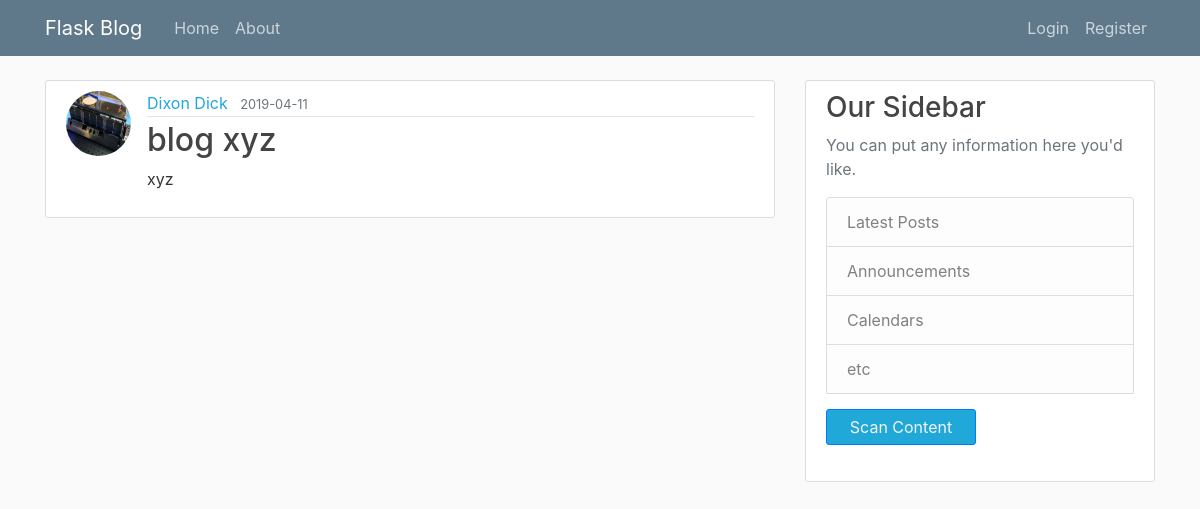
/post/1, run on the app's committed database.
### flaskblog/models.py (models this page shows, shortened)
class User(db.Model, UserMixin):
    id = db.Column(db.Integer, primary_key=True)
    username = db.Column(db.String(20), unique=True, nullable=False)
    email = db.Column(db.String(120), unique=True, nullable=False)
    image_file = db.Column(db.String(20), nullable=False, default='default.jpg')
    password = db.Column(db.String(60), nullable=False)
    posts = db.relationship('Post', backref='author', lazy=True)

class Post(db.Model):
    id = db.Column(db.Integer, primary_key=True)
    title = db.Column(db.String(100), nullable=False)
    date_posted = db.Column(db.DateTime, nullable=False, default=datetime.utcnow)
    content = db.Column(db.Text, nullable=False)
    user_id = db.Column(db.Integer, db.ForeignKey('user.id'), nullable=False)

### flaskblog/posts/routes.py (the view)
@posts.route("/post/<int:post_id>")
def post(post_id):
    post = Post.query.get_or_404(post_id)
    return render_template('post.html', title=post.title, post=post)

### flaskblog/templates/post.html (shortened to what this page needs)
{% extends "layout.html" %}
{% block content %}
  <article class="media content-section">
    <img class="rounded-circle article-img" src="{{ url_for('static', filename='profile_pics/' + post.author.image_file) }}">
    <div class="media-body">
      <div class="article-metadata">
        <a class="mr-2" href="{{ url_for('users.user_posts', username=post.author.username) }}">{{ post.author.username }}</a>
        <small class="text-muted">{{ post.date_posted.strftime('%Y-%m-%d') }}</small>
      </div>
      <h2 class="article-title">{{ post.title }}</h2>
      <p class="article-content">{{ post.content }}</p>
    </div>
  </article>
{% endblock content %}

### flaskblog/static/main.css (style rules this page uses)
body { background: #fafafa; color: #333333; margin-top: 5rem; }
h1, h2, h3, h4, h5, h6 { color: #444444; }
.content-section { background: #ffffff; padding: 10px 20px; border: 1px solid #dddddd; border-radius: 3px; margin-bottom: 20px; }
.article-title { color: #444444; }
.article-content { white-space: pre-line; }
.article-img { height: 65px; width: 65px; margin-right: 16px; }
.article-metadata { padding-bottom: 1px; margin-bottom: 4px; border-bottom: 1px solid #e3e3e3 }
a { text-decoration: none; color:#20a8d8; }

### data on the page
User: image_file (picture), author.username "Dixon Dick"
Post: date_posted "2019-04-11", title "blog xyz", content "xyz"
